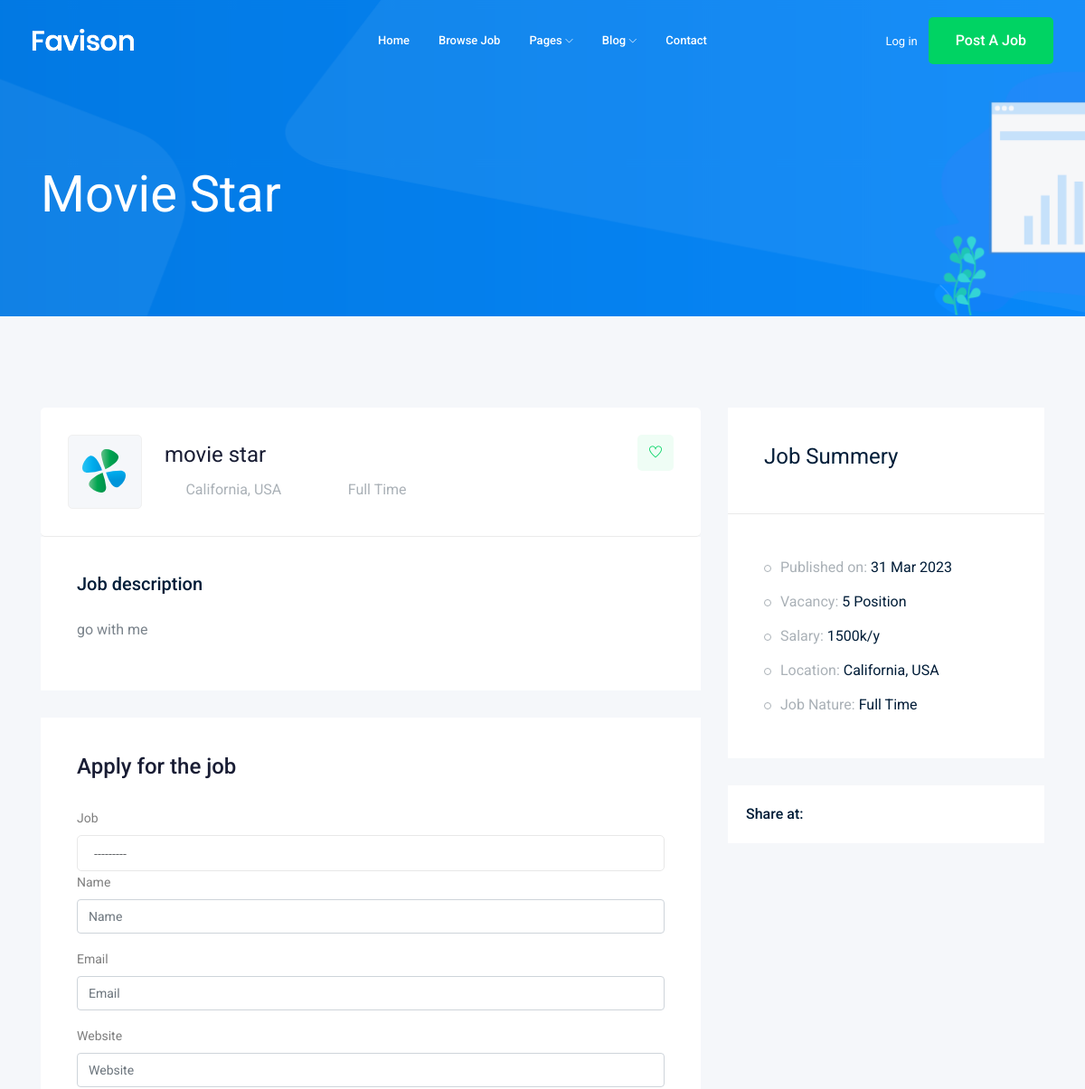
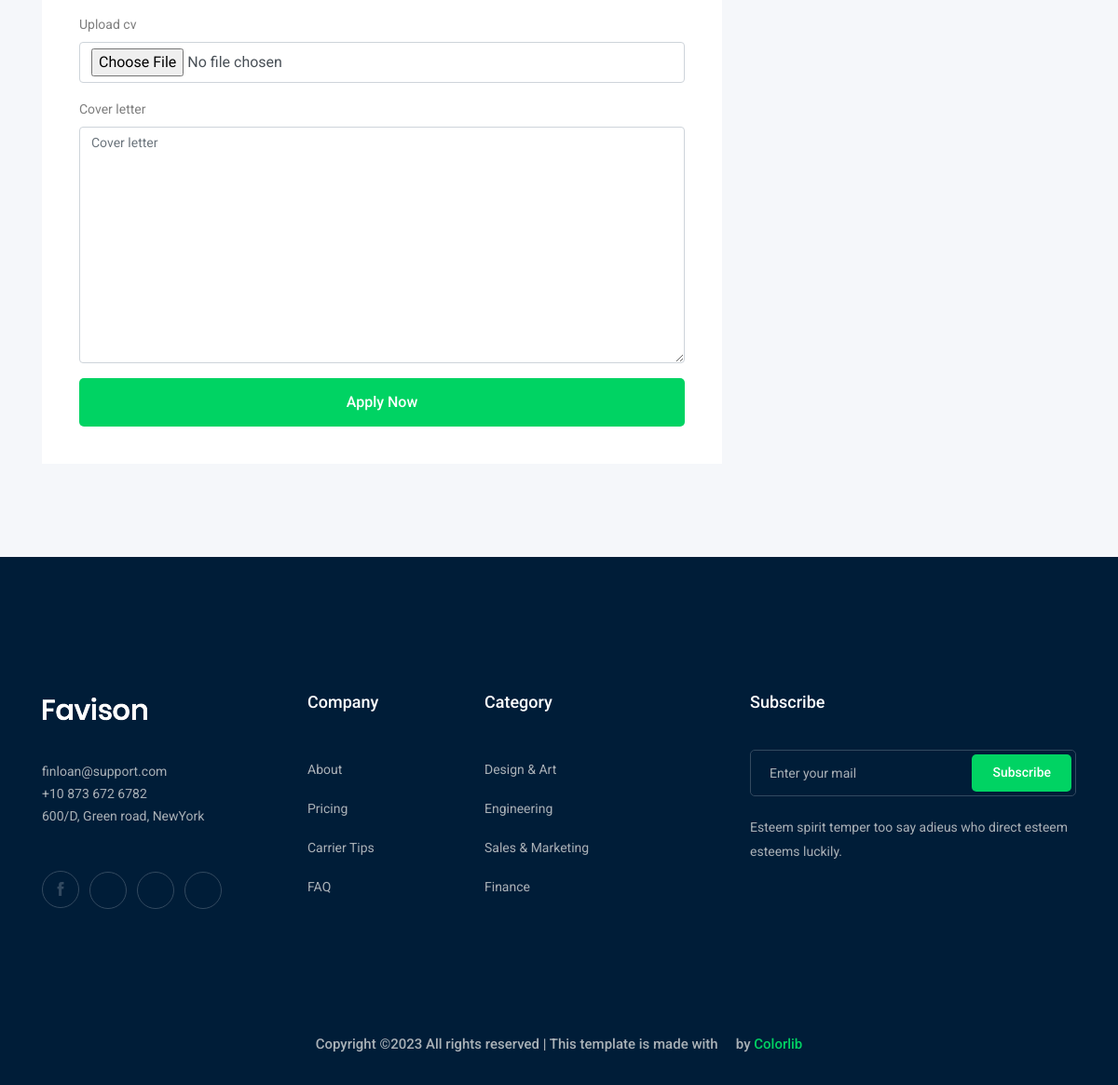
The page /jobs/movie-star on the database its author committed (2 pictures, top to bottom).
### job/models.py (models this page shows, shortened)
class Job(models.Model):
    title = models.CharField(max_length=100)
    job_type = models.CharField(max_length=15, choices=JOB_TYPE)
    description = models.TextField(max_length=1000)
    published_at = models.DateTimeField(auto_now=True)
    vacancy = models.IntegerField(default=1)
    salary = models.IntegerField(default=0)
    experience = models.IntegerField(default=1)
    category = models.ForeignKey('Category', on_delete=models.CASCADE)
    image = models.ImageField(upload_to=image_upload)
    slug = models.SlugField(blank=True, null=True)
    def __str__(self):
        return self.title

### job/views.py (the view)
# urls.py: path('<str:slug>', views.job_details, name='job_detail'),
def job_details(request, slug):
    job_details = Job.objects.get(slug=slug)
    if request.method == 'POST':
        pass
    else:
        form = ApplyForm()
    context = {'job': job_details, 'form': form}
    return render(request, 'job/job_details.html', context)

### job/form.py
class ApplyForm(forms.ModelForm):
    class Meta:
        model = Apply
        fields = "__all__"

### job/templates/job/job_details.html (shortened to what this page needs)
{% load static %}
{% load bootstrap5 %}
<!doctype html>
<html class="no-js" lang="zxx">
<head>
    <link rel="stylesheet" href="{% static 'css/bootstrap.min.css' %}">
    <link rel="stylesheet" href="{% static 'css/owl.carousel.min.css' %}">
    <link rel="stylesheet" href="{% static 'css/magnific-popup.css' %}">
    <link rel="stylesheet" href="{% static 'css/font-awesome.min.css' %}">
    <link rel="stylesheet" href="{% static 'css/themify-icons.css' %}">
    <link rel="stylesheet" href="{% static 'css/nice-select.css' %}">
    <link rel="stylesheet" href="{% static 'css/flaticon.css' %}">
    <link rel="stylesheet" href="{% static 'css/gijgo.css' %}">
    <link rel="stylesheet" href="{% static 'css/animate.min.css' %}">
    <link rel="stylesheet" href="{% static 'css/slicknav.css' %}">
    <link rel="stylesheet" href="{% static 'css/style.css' %}">
</head>
<body>
    <header>
        <div class="header-area ">
            <div id="sticky-header" class="main-header-area">
                <div class="container-fluid ">
                    <div class="header_bottom_border">
                        <div class="row align-items-center">
                            <div class="col-xl-3 col-lg-2">
                                <div class="logo">
                                    <a href="index.html">
                                        <img src="img/logo.png" alt="">
                                    </a>
                                </div>
                            </div>
                            <div class="col-xl-6 col-lg-7">
                                <div class="main-menu  d-none d-lg-block">
                                    <nav>
                                        <ul id="navigation">
                                            <li><a href="index.html">home</a></li>
                                            <li><a href="jobs.html">Browse Job</a></li>
                                            <li><a href="#">pages <i class="ti-angle-down"></i></a>
                                            </li>
                                            <li><a href="#">blog <i class="ti-angle-down"></i></a>
                                            </li>
                                            <li><a href="contact.html">Contact</a></li>
                                        </ul>
                                    </nav>
                                </div>
                            </div>
                            <div class="col-xl-3 col-lg-3 d-none d-lg-block">
                                <div class="Appointment">
                                    <div class="phone_num d-none d-xl-block">
                                        <a href="#">Log in</a>
                                    </div>
                                    <div class="d-none d-lg-block">
                                        <a class="boxed-btn3" href="#">Post a Job</a>
                                    </div>
                                </div>
                            </div>
                            <div class="col-12">
                            </div>
                        </div>
                    </div>
                </div>
            </div>
        </div>
    </header>
    <div class="bradcam_area bradcam_bg_1">
        <div class="container">
            <div class="row">
                <div class="col-xl-12">
                    <div class="bradcam_text">
                        <h3>{{job}}</h3>
                    </div>
                </div>
            </div>
        </div>
    </div>
    <div class="job_details_area">
        <div class="container">
            <div class="row">
                <div class="col-lg-8">
                    <div class="job_details_header">
                        <div class="single_jobs white-bg d-flex justify-content-between">
                            <div class="jobs_left d-flex align-items-center">
                                <div class="thumb">
                                    <img src="img/svg_icon/1.svg" alt="">
                                </div>
                                <div class="jobs_conetent">
                                    <a href="#"><h4> {{job}} </h4></a>
                                    <div class="links_locat d-flex align-items-center">
                                        <div class="location">
                                            <p> <i class="fa fa-map-marker"></i> California, USA</p>
                                        </div>
                                        <div class="location">
                                            <p> <i class="fa fa-clock-o"></i> {{job.job_type}}</p>
                                        </div>
                                    </div>
                                </div>
                            </div>
                            <div class="jobs_right">
                                <div class="apply_now">
                                    <a class="heart_mark" href="#"> <i class="ti-heart"></i> </a>
                                </div>
                            </div>
                        </div>
                    </div>
                    <div class="descript_wrap white-bg">
                        <div class="single_wrap">
                            <h4>Job description</h4>
                            <p>{{ job.description}}</p>
                        </div>
                    </div>
                    <div class="apply_job_form white-bg">
                        <h4>Apply for the job</h4>
                        <form action="#" method="POST">
                            {% bootstrap_form form %}
                            {% buttons %}
                            <button class="boxed-btn3 w-100" type="submit">Apply Now</button>
                            {% endbuttons %}
                        </form>
                    </div>
                </div>
                <div class="col-lg-4">
                    <div class="job_sumary">
                        <div class="summery_header">
                            <h3>Job Summery</h3>
                        </div>
                        <div class="job_content">
                            <ul>
                                <li>Published on: <span>{{job.published_at |date:'d M o'}}</span></li>
                                <li>Vacancy: <span>{{job.vacancy}} Position</span></li>
                                <li>Salary: <span>{{job.salary}}k/y</span></li>
                                <li>Location: <span>California, USA</span></li>
                                <li>Job Nature: <span>{{job.job_type}}</span></li>
                            </ul>
                        </div>
                    </div>
                    <div class="share_wrap d-flex">
                        <span>Share at:</span>
                        <ul>
                            <li><a href="#"> <i class="fa fa-facebook"></i></a> </li>
                            <li><a href="#"> <i class="fa fa-google-plus"></i></a> </li>
                            <li><a href="#"> <i class="fa fa-twitter"></i></a> </li>
                            <li><a href="#"> <i class="fa fa-envelope"></i></a> </li>
                        </ul>
                    </div>
                    <div class="job_location_wrap">
                        <div class="job_lok_inner">
                            <div id="map" style="height: 200px;"></div>
                          </div>
                    </div>
                </div>
            </div>
        </div>
    </div>
    <footer class="footer">
        <div class="footer_top">
            <div class="container">
                <div class="row">
                    <div class="col-xl-3 col-md-6 col-lg-3">
                        <div class="footer_widget wow fadeInUp" data-wow-duration="1s" data-wow-delay=".3s">
                            <div class="footer_logo">
                                <a href="#">
                                    <img src="img/logo.png" alt="">
                                </a>
                            </div>
                            <p>
                                finloan@support.com <br>
                                +10 873 672 6782 <br>
                                600/D, Green road, NewYork
                            </p>
                            <div class="socail_links">
                                <ul>
                                    <li>
                                        <a href="#">
                                            <i class="ti-facebook"></i>
                                        </a>
                                    </li>
                                    <li>
                                        <a href="#">
                                            <i class="fa fa-google-plus"></i>
                                        </a>
                                    </li>
                                    <li>
                                        <a href="#">
                                            <i class="fa fa-twitter"></i>
                                        </a>
                                    </li>
                                    <li>
                                        <a href="#">
                                            <i class="fa fa-instagram"></i>
                                        </a>
                                    </li>
                                </ul>
                            </div>
                        </div>
                    </div>
                    <div class="col-xl-2 col-md-6 col-lg-2">
                        <div class="footer_widget wow fadeInUp" data-wow-duration="1.1s" data-wow-delay=".4s">
                            <h3 class="footer_title">
                                Company
                            </h3>
                            <ul>
                                <li><a href="#">About </a></li>
                                <li><a href="#"> Pricing</a></li>
                                <li><a href="#">Carrier Tips</a></li>
                                <li><a href="#">FAQ</a></li>
                            </ul>
                        </div>
                    </div>
                    <div class="col-xl-3 col-md-6 col-lg-3">
                        <div class="footer_widget wow fadeInUp" data-wow-duration="1.2s" data-wow-delay=".5s">
                            <h3 class="footer_title">
                                Category
                            </h3>
                            <ul>
                                <li><a href="#">Design & Art</a></li>
                                <li><a href="#">Engineering</a></li>
                                <li><a href="#">Sales & Marketing</a></li>
                                <li><a href="#">Finance</a></li>
                            </ul>
                        </div>
                    </div>
                    <div class="col-xl-4 col-md-6 col-lg-4">
                        <div class="footer_widget wow fadeInUp" data-wow-duration="1.3s" data-wow-delay=".6s">
                            <h3 class="footer_title">
                                Subscribe
                            </h3>
                            <form action="#" class="newsletter_form">
                                <input type="text" placeholder="Enter your mail">
                                <button type="submit">Subscribe</button>
                            </form>
                            <p class="newsletter_text">Esteem spirit temper too say adieus who direct esteem esteems
                                luckily.</p>
                        </div>
                    </div>
                </div>
            </div>
        </div>
        <div class="copy-right_text wow fadeInUp" data-wow-duration="1.4s" data-wow-delay=".3s">
            <div class="container">
                <div class="row">
                    <div class="col-xl-12">
                        <p class="copy_right text-center">
Copyright &copy;<script>document.write(new Date().getFullYear());</script> All rights reserved | This template is made with <i class="fa fa-heart-o" aria-hidden="true"></i> by <a href="https://colorlib.com" target="_blank">Colorlib</a>
                        </p>
                    </div>
                </div>
            </div>
        </div>
    </footer>
</body>
</html>

### rows shown on the page
Job: title "Movie Star", title "movie star", job_type "Full Time", description "go with me", published_at "31 Mar 2023", vacancy "5", salary "1500"
